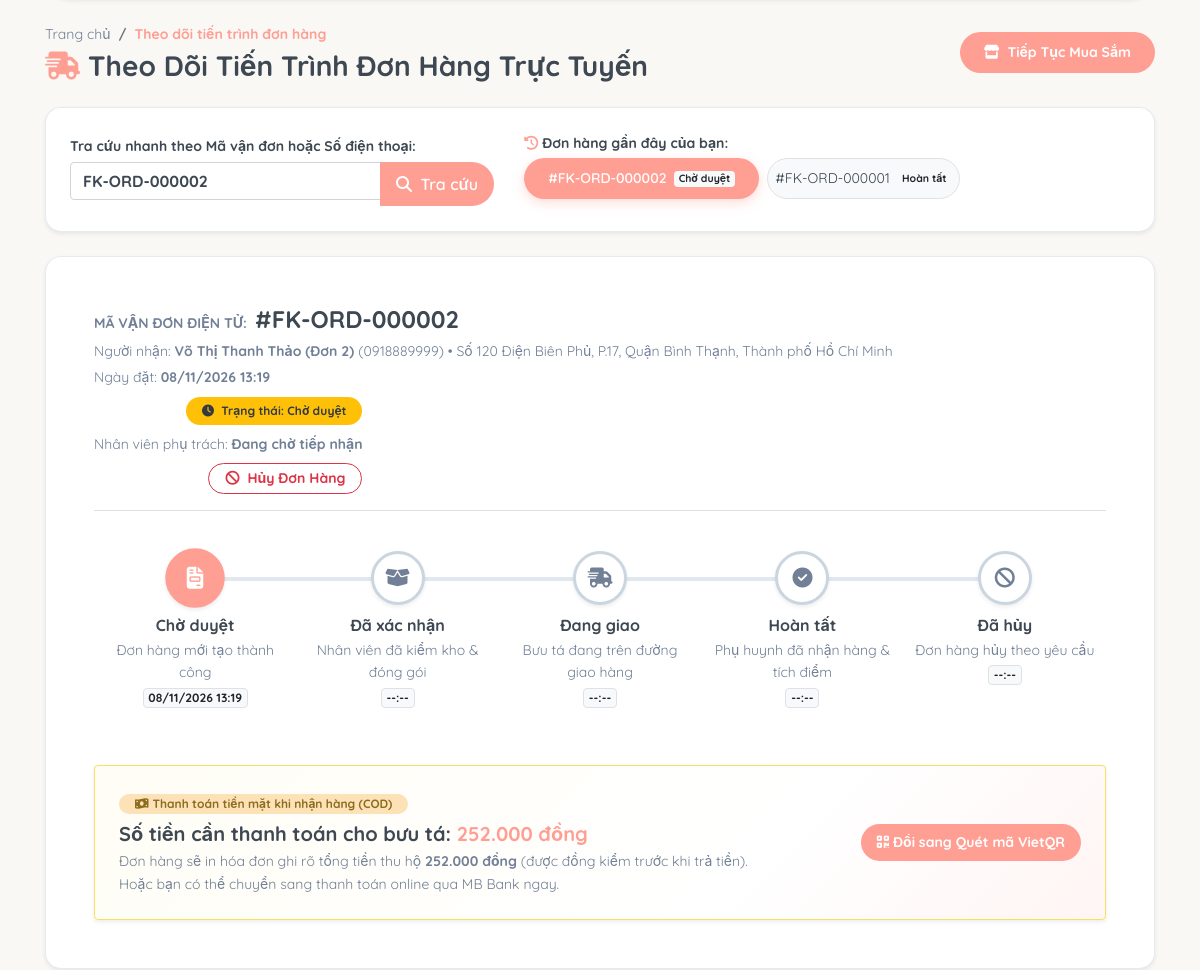
Before: /views/pages/order-tracking.php (signed in, middle part) with the older database file.
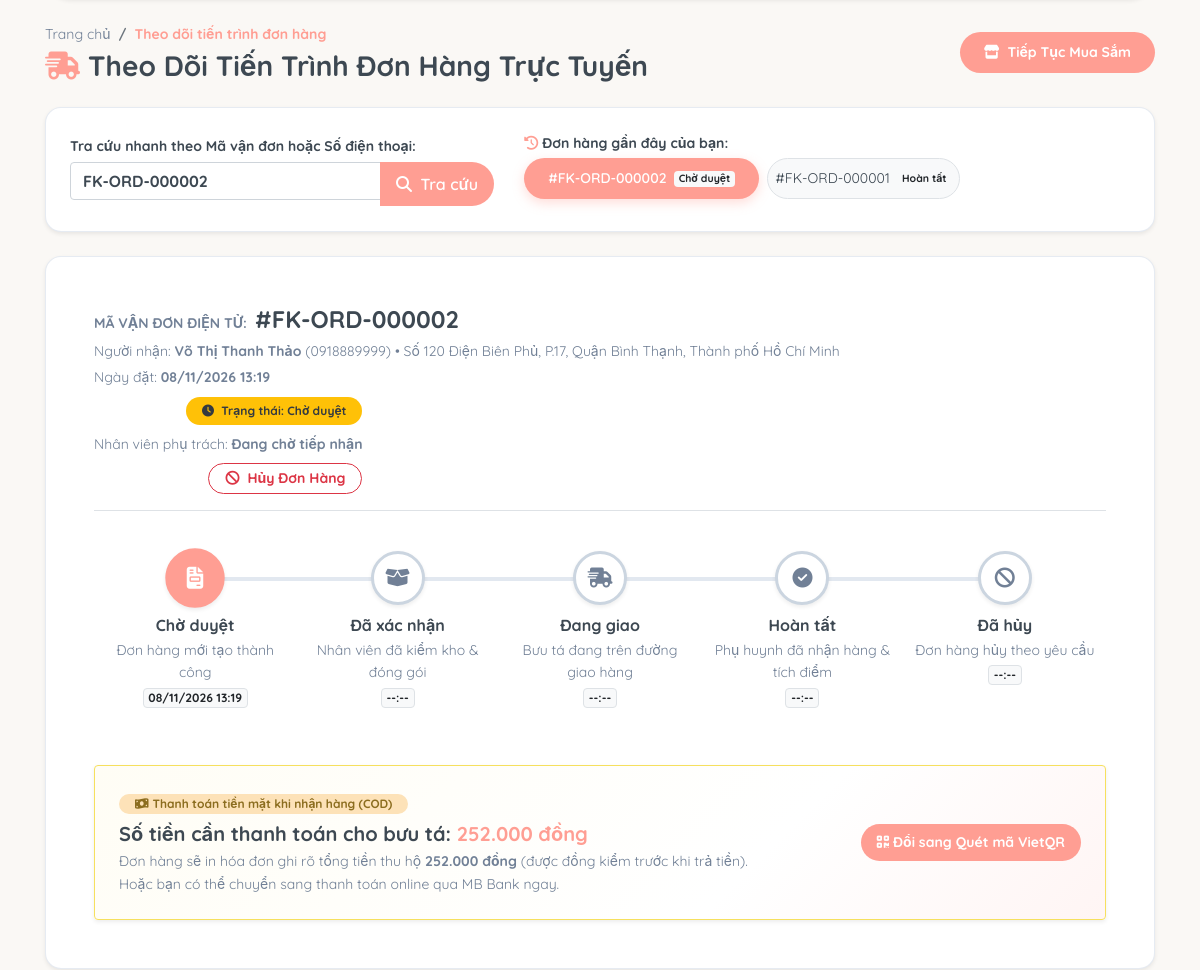
After: the same page with the newer database file.
### tables this page shows
CREATE TABLE `lnkt_don_hang` (
    `ma_don_hang` INT AUTO_INCREMENT PRIMARY KEY,
    `ma_nguoi_dung` INT NULL,
    `ma_nhan_vien_xu_ly` INT NULL,
    `ten_nguoi_nhan` VARCHAR(100) NOT NULL,
    `so_dien_thoai_nhan` VARCHAR(20) NOT NULL,
    `thu_dien_tu_nhan` VARCHAR(100) NULL,
    `dia_chi_giao_hang` VARCHAR(255) NOT NULL,
    `tinh_thanh_pho` VARCHAR(100) NOT NULL,
    `quan_huyen` VARCHAR(100) NOT NULL,
    `phuong_xa` VARCHAR(100) NULL DEFAULT NULL,
    `dich_vu_van_chuyen` VARCHAR(30) NOT NULL DEFAULT 'standard',
    `tien_hang_tam_tinh` DECIMAL(12,2) NOT NULL,
    `tien_giam_gia` DECIMAL(12,2) NOT NULL DEFAULT 0.00,
    `phi_van_chuyen` DECIMAL(12,2) NOT NULL DEFAULT 0.00,
    `trong_luong_gram` INT NOT NULL DEFAULT 300,
    `ma_voucher` VARCHAR(50) NULL DEFAULT NULL,
    `tien_giam_voucher` DECIMAL(12,2) NOT NULL DEFAULT 0.00,
    `tong_tien_thanh_toan` DECIMAL(12,2) NOT NULL,
    `phuong_thuc_thanh_toan` ENUM('cod', 'vietqr') NOT NULL DEFAULT 'cod',
    `trang_thai_thanh_toan` ENUM('chua_thanh_toan', 'cho_chuyen_khoan', 'da_thanh_toan') NOT NULL DEFAULT 'chua_thanh_toan',
    `ma_giao_dich_ngan_hang` VARCHAR(100) NULL DEFAULT NULL,
    `cac_ma_giao_dich` TEXT NULL DEFAULT NULL,
    `so_tien_da_nhan` DECIMAL(12,2) NULL DEFAULT NULL,
    `thoi_gian_thanh_toan` DATETIME NULL DEFAULT NULL,
    `han_thanh_toan` DATETIME NULL DEFAULT NULL,
    `noi_dung_chuyen_khoan` VARCHAR(50) NULL DEFAULT NULL,
    `ghi_chu` VARCHAR(255) NULL,
    `don_vi_van_chuyen` VARCHAR(50) NULL DEFAULT NULL,
    `ma_van_don_hang_vc` VARCHAR(100) NULL DEFAULT NULL,
    `trang_thai_don_hang` ENUM('cho_duyet', 'da_xac_nhan', 'dang_giao', 'hoan_tat', 'da_huy') NOT NULL DEFAULT 'cho_duyet',
    `ngay_dat_hang` DATETIME NOT NULL DEFAULT CURRENT_TIMESTAMP,
    `ngay_cap_nhat` DATETIME NULL DEFAULT CURRENT_TIMESTAMP ON UPDATE CURRENT_TIMESTAMP,
    UNIQUE KEY `uq_lnkt_ma_gd_ngan_hang` (`ma_giao_dich_ngan_hang`),
    CONSTRAINT `kn_don_hang_nguoi_dung` 
        FOREIGN KEY (`ma_nguoi_dung`) REFERENCES `hgb_nguoi_dung`(`ma_nguoi_dung`) 
        ON DELETE SET NULL ON UPDATE CASCADE,
    CONSTRAINT `kn_don_hang_nhan_vien` 
        FOREIGN KEY (`ma_nhan_vien_xu_ly`) REFERENCES `hgb_nguoi_dung`(`ma_nguoi_dung`) 
        ON DELETE SET NULL ON UPDATE CASCADE
);

### views/pages/order-tracking.php (the view, shortened to what the rows shown need)
<?php
require_once __DIR__ . "/../layouts/header.php";
require_once __DIR__ . "/../layouts/navbar.php";
require_once __DIR__ . "/../../models/OrderModel.php";
$trackOrderModel = new OrderModel();
$currentUid      = Rbac::currentUserId();
if (!isset($trackedOrder)) {
    $trackedOrder = null;
}
$reqOrderId = isset($_GET['order_id']) ? (int)$_GET['order_id'] : (isset($_GET['id']) ? (int)$_GET['id'] : 0);
$reqCode    = trim((string)($_GET['code'] ?? ''));
if (!$trackedOrder) {
    if ($reqOrderId > 0) {
        $trackedOrder = $trackOrderModel->getOrderById($reqOrderId);
    } elseif ($reqCode !== '') {
        $trackedOrder = $trackOrderModel->findOrderForTracking($reqCode);
    } elseif (!empty($_SESSION['recent_order']['order_id'])) {
        $trackedOrder = $trackOrderModel->getOrderById((int)$_SESSION['recent_order']['order_id']);
    } elseif ($currentUid) {
        $myRecent = $trackOrderModel->getOrdersByUserId($currentUid, 1);
        if (!empty($myRecent[0]['ma_don_hang'])) {
            $trackedOrder = $trackOrderModel->getOrderById((int)$myRecent[0]['ma_don_hang']);
        }
    }
}
$myOrderHistory = $currentUid ? $trackOrderModel->getOrdersByUserId($currentUid, 8) : [];
$lnkt_stepper_steps = [
    ['key' => 'cho_duyet',   'label' => 'Chờ duyệt',   'desc' => 'Đơn hàng mới tạo thành công',        'icon' => 'fa-file-invoice'],
    ['key' => 'da_xac_nhan', 'label' => 'Đã xác nhận', 'desc' => 'Nhân viên đã kiểm kho & đóng gói',  'icon' => 'fa-box-open'],
    ['key' => 'dang_giao',   'label' => 'Đang giao',   'desc' => 'Bưu tá đang trên đường giao hàng',  'icon' => 'fa-truck-fast'],
    ['key' => 'hoan_tat',    'label' => 'Hoàn tất',    'desc' => 'Phụ huynh đã nhận hàng & tích điểm', 'icon' => 'fa-circle-check'],
    ['key' => 'da_huy',      'label' => 'Đã hủy',      'desc' => 'Đơn hàng hủy theo yêu cầu',         'icon' => 'fa-ban'],
];
$hasOrder         = is_array($trackedOrder) && !empty($trackedOrder['ma_don_hang']);
$orderId          = $hasOrder ? (int)$trackedOrder['ma_don_hang'] : 0;
$orderCode        = $hasOrder ? (string)$trackedOrder['ma_van_don'] : '';
$statusKey        = $hasOrder ? (string)($trackedOrder['trang_thai_don_hang'] ?? 'cho_duyet') : 'cho_duyet';
$payMethod        = $hasOrder ? (string)($trackedOrder['phuong_thuc_thanh_toan'] ?? 'cod') : 'cod';
$payStatus        = $hasOrder ? (string)($trackedOrder['trang_thai_thanh_toan'] ?? 'chua_thanh_toan') : 'chua_thanh_toan';
$isPaid           = ($payStatus === 'da_thanh_toan');
$isExpired        = $hasOrder && !empty($trackedOrder['is_payment_expired']);
$isCodUnpaid      = ($hasOrder && $payMethod === 'cod' && !$isPaid && $statusKey !== 'da_huy');
$orderTotal       = $hasOrder ? (float)($trackedOrder['tong_tien_thanh_toan'] ?? 0) : 0;
$createdTs        = ($hasOrder && !empty($trackedOrder['ngay_dat_hang'])) ? strtotime($trackedOrder['ngay_dat_hang']) : time();
$deadlineTs       = $hasOrder ? (int)($trackedOrder['han_thanh_toan_ts'] ?? ($createdTs + 86400)) : ($createdTs + 86400);
$createdLabel     = ($hasOrder && !empty($trackedOrder['ngay_dat_hang'])) ? date('d/m/Y H:i', $createdTs) : '--:--';
$updatedLabel     = ($hasOrder && !empty($trackedOrder['ngay_cap_nhat'])) ? date('d/m/Y H:i', strtotime($trackedOrder['ngay_cap_nhat'])) : $createdLabel;
$fullAddress      = $hasOrder ? trim(implode(', ', array_filter([
    $trackedOrder['dia_chi_giao_hang'] ?? '',
    $trackedOrder['phuong_xa'] ?? '',
    $trackedOrder['quan_huyen'] ?? '',
    $trackedOrder['tinh_thanh_pho'] ?? '',
]))) : '';
?>
<div class="container my-4 my-md-5"
     id="lnkt_order_tracking_section"
     data-order-id="<?= $orderId ?>"
     data-order-created-ts="<?= $createdTs ?>"
     data-deadline-ts="<?= $deadlineTs ?>"
     data-payment-method="<?= htmlspecialchars($payMethod) ?>"
     data-payment-status="<?= htmlspecialchars($payStatus) ?>"
     data-is-expired="<?= $isExpired ? '1' : '0' ?>">
    <div class="card card-pastel p-3 p-md-4 mb-4 shadow-sm bg-white">
        <div class="row align-items-center">
            <div class="col-12 col-lg-5 mb-3 mb-lg-0">
                <div class="input-group">
                    <input type="text" id="lnkt_trackingCodeInput" class="form-control font-weight-bold text-slate"
                           value="<?= htmlspecialchars($orderCode !== '' ? $orderCode : $reqCode) ?>"
                           placeholder="VD: FK-ORD-000001 hoặc SĐT 0918...">
                    <div class="input-group-append">
                        <button type="button" id="lnkt_btnTrackSearch" onclick="lnktSearchOrderTracking()" class="btn btn-pastel-primary px-3">
                        </button>
                    </div>
                </div>
            </div>
            <div class="col-12 col-lg-7">
                <?php if (!empty($myOrderHistory)): ?>
                    <div class="d-flex flex-wrap">
                        <?php foreach ($myOrderHistory as $hOrd):
                            $hId = (int)$hOrd['ma_don_hang'];
                            $hActive = ($hId === $orderId);
                            $hBadge = $hOrd['status_meta']['label'] ?? 'Chờ duyệt';
                        ?>
                            <button type="button"
                                    class="btn btn-sm rounded-pill mr-2 mb-2 lnkt-order-history-pill <?= $hActive ? 'btn-pastel-primary active' : 'btn-light border text-slate' ?>"
                                    data-order-id="<?= $hId ?>"
                                    onclick="lnktLoadTrackedOrderById(<?= $hId ?>, this)">
                                #<?= htmlspecialchars($hOrd['ma_van_don']) ?>
                                <span class="badge badge-light ml-1"><?= htmlspecialchars($hBadge) ?></span>
                            </button>
                        <?php endforeach; ?>
                    </div>
                <?php endif; ?>
            </div>
        </div>
    </div>
    <div id="lnkt_trackingContentWrap" class="<?= $hasOrder ? '' : 'd-none' ?>">
        <div class="card card-pastel p-4 p-md-5 mb-4 shadow-sm">
            <div class="d-flex flex-wrap justify-content-between align-items-center fk-card-header-row pb-3 mb-4 border-bottom">
                <div class="min-w-0">
                    <span class="small text-muted-custom font-weight-bold text-uppercase">Mã Vận Đơn Điện Tử:</span>
                    <h4 class="font-weight-bold text-slate mb-0 d-inline-block ml-1" id="lnkt_displayOrderCode">
                        <?= $hasOrder ? ('#' . htmlspecialchars($orderCode)) : '' ?>
                    </h4>
                    <div class="small text-muted-custom mt-1" id="lnkt_receiverMeta">
                        <?php if ($hasOrder): ?>
                            Người nhận: <strong><?= htmlspecialchars((string)$trackedOrder['ten_nguoi_nhan']) ?></strong>
                            (<?= htmlspecialchars((string)$trackedOrder['so_dien_thoai_nhan']) ?>) • <?= htmlspecialchars($fullAddress) ?>
                        <?php endif; ?>
                    </div>
                    <div class="small text-muted-custom mt-1" id="lnkt_createdTimeMeta">
                        Ngày đặt: <strong><?= htmlspecialchars($createdLabel) ?></strong>
                    </div>
                </div>
            </div>
            <div class="lnkt-stepper-wrapper my-3" id="lnkt_stepperTimeline" data-current-status="<?= htmlspecialchars($statusKey) ?>">
                <?php foreach ($lnkt_stepper_steps as $idx => $step):
                    $stepTime = '--:--';
                    if ($step['key'] === 'cho_duyet' && $hasOrder) {
                        $stepTime = $createdLabel;
                    } elseif ($step['key'] === $statusKey && $hasOrder) {
                        $stepTime = $updatedLabel;
                    }
                ?>
                    <div class="lnkt-stepper-item" id="lnkt_step_<?= $step['key'] ?>" data-step-key="<?= $step['key'] ?>" data-step-index="<?= $idx ?>">
                        <div class="lnkt-stepper-circle shadow-sm">
                            <i class="fa-solid <?= $step['icon'] ?>"></i>
                        </div>
                        <div class="lnkt-stepper-title font-weight-bold text-slate mt-2">
                            <?= htmlspecialchars($step['label']) ?>
                        </div>
                        <small class="lnkt-stepper-desc text-muted-custom d-block">
                            <?= htmlspecialchars($step['desc']) ?>
                        </small>
                        <span class="badge badge-light border mt-1 small lnkt-stepper-time text-nowrap" id="lnkt_stepTime_<?= $step['key'] ?>">
                            <?= htmlspecialchars($stepTime) ?>
                        </span>
                    </div>
                <?php endforeach; ?>
            </div>
            <div id="lnkt_codPaymentPanel" class="mt-4 p-4 rounded fk-cod-panel shadow-sm <?= $isCodUnpaid ? '' : 'd-none' ?>">
                <div class="row align-items-center">
                    <div class="col-12 col-lg-8 mb-2 mb-lg-0">
                        <h5 class="font-weight-bold text-slate mb-1">
                            Số tiền cần thanh toán cho bưu tá: <span class="text-peach" id="lnkt_codPanelAmount"><?= number_format($orderTotal, 0, ',', '.') ?> đồng</span>
                        </h5>
                        <p class="small text-muted-custom mb-0">
                            Đơn hàng sẽ in hóa đơn ghi rõ tổng tiền thu hộ <strong><?= number_format($orderTotal, 0, ',', '.') ?> đồng</strong> (được đồng kiểm trước khi trả tiền). Hoặc bạn có thể chuyển sang thanh toán online qua MB Bank ngay.
                        </p>
                    </div>
                </div>
            </div>
        </div>
    </div>
</div>
<?php
require_once __DIR__ . "/../layouts/footer.php";
?>

Changed rows visible on the page:
changed lnkt_don_hang "FK-ORD-000002": ten_nguoi_nhan "Võ Thị Thanh Thảo (Đơn 2)" → "Võ Thị Thanh Thảo"
